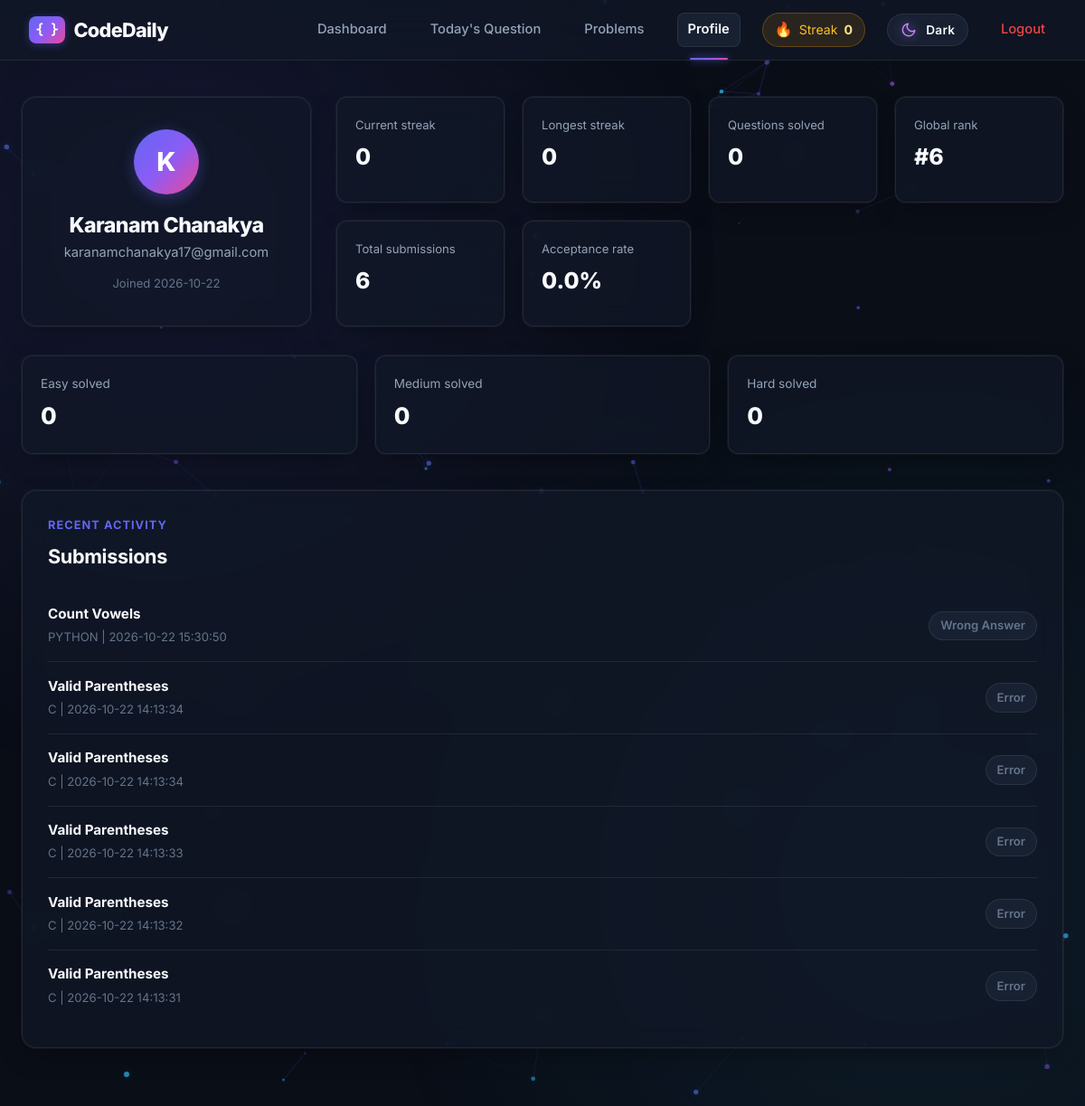
Screenshot of /profile (signed in) with the database file from the repository.
### tables this page shows
CREATE TABLE users (
                id INTEGER PRIMARY KEY AUTOINCREMENT,
                fullname TEXT NOT NULL,
                email TEXT UNIQUE NOT NULL,
                password TEXT NOT NULL,
                current_streak INTEGER NOT NULL DEFAULT 0,
                longest_streak INTEGER NOT NULL DEFAULT 0,
                last_solved_date TEXT,
                joined_at TEXT NOT NULL DEFAULT CURRENT_TIMESTAMP
            );

CREATE TABLE submissions (
                id INTEGER PRIMARY KEY AUTOINCREMENT,
                user_id INTEGER NOT NULL,
                question_id INTEGER NOT NULL,
                language TEXT NOT NULL,
                source_code TEXT NOT NULL,
                verdict TEXT NOT NULL,
                execution_time REAL NOT NULL DEFAULT 0,
                submitted_at TEXT NOT NULL DEFAULT CURRENT_TIMESTAMP,
                FOREIGN KEY (user_id) REFERENCES users(id),
                FOREIGN KEY (question_id) REFERENCES questions(id)
            );

CREATE TABLE questions (
                id INTEGER PRIMARY KEY AUTOINCREMENT,
                title TEXT NOT NULL,
                difficulty TEXT NOT NULL,
                description TEXT NOT NULL,
                example_input TEXT NOT NULL,
                example_output TEXT NOT NULL,
                constraints_json TEXT NOT NULL DEFAULT '[]',
                function_signature TEXT,
                hidden_input TEXT,
                hidden_output TEXT,
                source TEXT NOT NULL DEFAULT 'seed',
                created_at TEXT NOT NULL DEFAULT CURRENT_TIMESTAMP
            );

### app.py (the view)
@app.route("/profile")
@login_required
def profile():
    user = get_user(session["user_id"])
    stats = user_stats(session["user_id"])
    return render_template("profile.html", user=user, stats=stats)

### app.py (called while the page is built)
def login_required(view):
    @wraps(view)
    def wrapped(*args, **kwargs):
        if "user_id" not in session:
            return redirect(url_for("login"))
        return view(*args, **kwargs)
    return wrapped

@app.context_processor
def inject_user():
    if not session.get("user_id"):
        return {"current_user": None, "current_stats": None}
    user = get_user(session["user_id"])
    return {"current_user": user, "current_stats": user_stats(session["user_id"])}

### database.py (called while the page is built)
def get_db():
    conn = sqlite3.connect(DATABASE)
    conn.row_factory = sqlite3.Row
    return conn

def get_user(user_id):
    with get_db() as conn:
        return conn.execute("SELECT * FROM users WHERE id = ?", (user_id,)).fetchone()

### templates/profile.html (shortened to what this page needs)
{% extends "base.html" %}
{% block content %}
<section class="profile-grid">
    <article class="profile-card">
        <div class="avatar">{{ user.fullname[0]|upper }}</div>
        <h1>{{ user.fullname }}</h1>
        <p>{{ user.email }}</p>
        <span>Joined {{ user.joined_at[:10] }}</span>
    </article>
    <article class="profile-stats">
        <div><span>Current streak</span><strong>{{ stats.current_streak }}</strong></div>
        <div><span>Longest streak</span><strong>{{ stats.longest_streak }}</strong></div>
        <div><span>Questions solved</span><strong>{{ stats.questions_solved }}</strong></div>
        <div><span>Global rank</span><strong>#{{ stats.global_rank }}</strong></div>
        <div><span>Total submissions</span><strong>{{ stats.total_submissions }}</strong></div>
        <div><span>Acceptance rate</span><strong>{{ stats.accuracy }}%</strong></div>
    </article>
</section>
<section class="difficulty-breakdown">
    <article><span>Easy solved</span><strong>{{ stats.easy_solved }}</strong></article>
    <article><span>Medium solved</span><strong>{{ stats.medium_solved }}</strong></article>
    <article><span>Hard solved</span><strong>{{ stats.hard_solved }}</strong></article>
</section>
<section class="activity-panel">
    <div class="section-title">
        <p class="eyebrow">Recent activity</p>
        <h2>Submissions</h2>
    </div>
    {% if stats.recent_activity %}
        {% for item in stats.recent_activity %}
        <div class="activity-row">
            <div>
                <strong>{{ item.title }}</strong>
                <span>{{ item.language|upper }} | {{ item.submitted_at }}</span>
            </div>
            <span class="status-pill {{ 'solved' if item.verdict == 'Accepted' else '' }}">{{ item.verdict }}</span>
        </div>
        {% endfor %}
    {% else %}
        <p class="muted">No submissions yet.</p>
    {% endif %}
</section>
{% endblock %}

### rows the page displays
users: fullname "K", fullname "Karanam Chanakya", email "karanamchanakya17@gmail.com", joined_at "2026-10-22"
submissions: title "Count Vowels", language "PYTHON", submitted_at "2026-10-22 15:30:50", verdict "Wrong Answer"
submissions: title "Valid Parentheses", language "C", submitted_at "2026-10-22 14:13:34", verdict "Error"
submissions: title "Valid Parentheses", language "C", submitted_at "2026-10-22 14:13:34", verdict "Error"
submissions: title "Valid Parentheses", language "C", submitted_at "2026-10-22 14:13:33", verdict "Error"
submissions: title "Valid Parentheses", language "C", submitted_at "2026-10-22 14:13:32", verdict "Error"
submissions: title "Valid Parentheses", language "C", submitted_at "2026-10-22 14:13:31", verdict "Error"

### other values shown
{{ current_stats.current_streak if current_stats else 0 }} "0"
{{ stats.current_streak }} "0"
{{ stats.longest_streak }} "0"
{{ stats.questions_solved }} "0"
{{ stats.global_rank }} "6"
{{ stats.total_submissions }} "6"
{{ stats.accuracy }} "0.0"
{{ stats.easy_solved }} "0"
{{ stats.medium_solved }} "0"
{{ stats.hard_solved }} "0"
